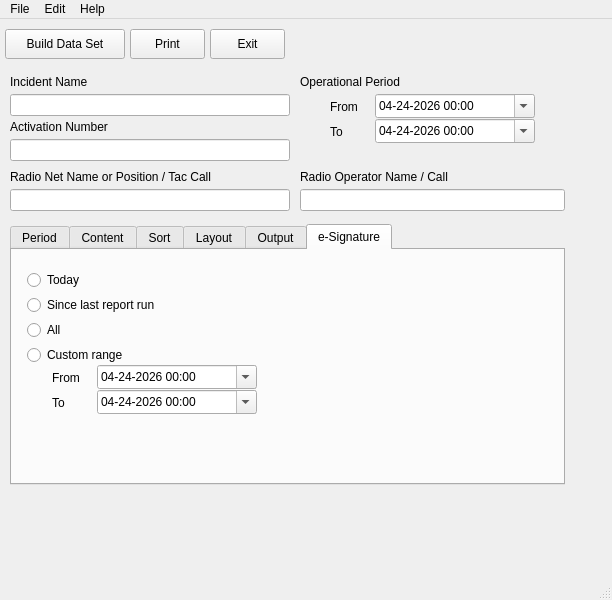
<?xml version="1.0" encoding="UTF-8"?>
<ui version="4.0">
 <class>Ics309Builder</class>
 <widget class="QMainWindow" name="Ics309Builder">
  <property name="geometry">
   <rect>
    <x>0</x>
    <y>0</y>
    <width>612</width>
    <height>600</height>
   </rect>
  </property>
  <property name="windowTitle">
   <string>MainWindow</string>
  </property>
  <widget class="QWidget" name="centralwidget">
   <widget class="QPushButton" name="c_build_data_set">
    <property name="geometry">
     <rect>
      <x>5</x>
      <y>10</y>
      <width>120</width>
      <height>30</height>
     </rect>
    </property>
    <property name="text">
     <string>Build Data Set</string>
    </property>
   </widget>
   <widget class="QPushButton" name="c_print">
    <property name="geometry">
     <rect>
      <x>130</x>
      <y>10</y>
      <width>75</width>
      <height>30</height>
     </rect>
    </property>
    <property name="text">
     <string>Print</string>
    </property>
   </widget>
   <widget class="QPushButton" name="c_exit">
    <property name="geometry">
     <rect>
      <x>210</x>
      <y>10</y>
      <width>75</width>
      <height>30</height>
     </rect>
    </property>
    <property name="text">
     <string>Exit</string>
    </property>
   </widget>
   <widget class="QLabel" name="label">
    <property name="geometry">
     <rect>
      <x>300</x>
      <y>55</y>
      <width>150</width>
      <height>16</height>
     </rect>
    </property>
    <property name="text">
     <string>Operational Period</string>
    </property>
   </widget>
   <widget class="QLabel" name="label_2">
    <property name="geometry">
     <rect>
      <x>10</x>
      <y>150</y>
      <width>295</width>
      <height>16</height>
     </rect>
    </property>
    <property name="text">
     <string>Radio Net Name or Position / Tac Call</string>
    </property>
   </widget>
   <widget class="QLabel" name="label_3">
    <property name="geometry">
     <rect>
      <x>10</x>
      <y>100</y>
      <width>280</width>
      <height>16</height>
     </rect>
    </property>
    <property name="text">
     <string>Activation Number</string>
    </property>
   </widget>
   <widget class="QLabel" name="label_5">
    <property name="geometry">
     <rect>
      <x>10</x>
      <y>55</y>
      <width>280</width>
      <height>16</height>
     </rect>
    </property>
    <property name="text">
     <string>Incident Name</string>
    </property>
   </widget>
   <widget class="QLabel" name="label_6">
    <property name="geometry">
     <rect>
      <x>300</x>
      <y>150</y>
      <width>265</width>
      <height>16</height>
     </rect>
    </property>
    <property name="text">
     <string>Radio Operator Name / Call</string>
    </property>
   </widget>
   <widget class="QLineEdit" name="c_tactical_info">
    <property name="geometry">
     <rect>
      <x>10</x>
      <y>170</y>
      <width>280</width>
      <height>22</height>
     </rect>
    </property>
   </widget>
   <widget class="QLineEdit" name="c_activation_number">
    <property name="geometry">
     <rect>
      <x>10</x>
      <y>120</y>
      <width>280</width>
      <height>22</height>
     </rect>
    </property>
   </widget>
   <widget class="QLineEdit" name="c_incident_name">
    <property name="geometry">
     <rect>
      <x>10</x>
      <y>75</y>
      <width>280</width>
      <height>22</height>
     </rect>
    </property>
   </widget>
   <widget class="QLineEdit" name="c_user_info">
    <property name="geometry">
     <rect>
      <x>300</x>
      <y>170</y>
      <width>265</width>
      <height>22</height>
     </rect>
    </property>
   </widget>
   <widget class="QTabWidget" name="tabWidget">
    <property name="geometry">
     <rect>
      <x>10</x>
      <y>205</y>
      <width>555</width>
      <height>261</height>
     </rect>
    </property>
    <property name="currentIndex">
     <number>5</number>
    </property>
    <widget class="QWidget" name="tab">
     <attribute name="title">
      <string>Period</string>
     </attribute>
    </widget>
    <widget class="QWidget" name="tab_2">
     <attribute name="title">
      <string>Content</string>
     </attribute>
    </widget>
    <widget class="QWidget" name="tab_3">
     <attribute name="title">
      <string>Sort</string>
     </attribute>
    </widget>
    <widget class="QWidget" name="tab_4">
     <attribute name="title">
      <string>Layout</string>
     </attribute>
    </widget>
    <widget class="QWidget" name="tab_5">
     <attribute name="title">
      <string>Output</string>
     </attribute>
    </widget>
    <widget class="QWidget" name="tab_6">
     <attribute name="title">
      <string>e-Signature</string>
     </attribute>
     <widget class="QRadioButton" name="c_page1_today">
      <property name="geometry">
       <rect>
        <x>15</x>
        <y>20</y>
        <width>170</width>
        <height>20</height>
       </rect>
      </property>
      <property name="text">
       <string>Today</string>
      </property>
     </widget>
     <widget class="QRadioButton" name="c_page1_since_last">
      <property name="geometry">
       <rect>
        <x>15</x>
        <y>45</y>
        <width>170</width>
        <height>20</height>
       </rect>
      </property>
      <property name="text">
       <string>Since last report run</string>
      </property>
     </widget>
     <widget class="QRadioButton" name="c_page1_all">
      <property name="geometry">
       <rect>
        <x>15</x>
        <y>70</y>
        <width>170</width>
        <height>20</height>
       </rect>
      </property>
      <property name="text">
       <string>All </string>
      </property>
     </widget>
     <widget class="QRadioButton" name="c_page1_custom_range">
      <property name="geometry">
       <rect>
        <x>15</x>
        <y>95</y>
        <width>170</width>
        <height>20</height>
       </rect>
      </property>
      <property name="text">
       <string>Custom range</string>
      </property>
     </widget>
     <widget class="QLabel" name="label_12">
      <property name="geometry">
       <rect>
        <x>40</x>
        <y>145</y>
        <width>49</width>
        <height>16</height>
       </rect>
      </property>
      <property name="text">
       <string>To</string>
      </property>
     </widget>
     <widget class="QLabel" name="label_7">
      <property name="geometry">
       <rect>
        <x>40</x>
        <y>120</y>
        <width>49</width>
        <height>16</height>
       </rect>
      </property>
      <property name="text">
       <string>From</string>
      </property>
     </widget>
     <widget class="QDateTimeEdit" name="c_page1_custom_range_to">
      <property name="geometry">
       <rect>
        <x>85</x>
        <y>140</y>
        <width>160</width>
        <height>24</height>
       </rect>
      </property>
      <property name="dateTime">
       <datetime>
        <hour>0</hour>
        <minute>0</minute>
        <second>0</second>
        <year>2026</year>
        <month>4</month>
        <day>24</day>
       </datetime>
      </property>
      <property name="date">
       <date>
        <year>2026</year>
        <month>4</month>
        <day>24</day>
       </date>
      </property>
      <property name="minimumDateTime">
       <datetime>
        <hour>0</hour>
        <minute>0</minute>
        <second>0</second>
        <year>2020</year>
        <month>1</month>
        <day>1</day>
       </datetime>
      </property>
      <property name="displayFormat">
       <string>MM-dd-yyyy HH:mm</string>
      </property>
      <property name="calendarPopup">
       <bool>true</bool>
      </property>
     </widget>
     <widget class="QDateTimeEdit" name="c_page1_custom_range_from">
      <property name="geometry">
       <rect>
        <x>85</x>
        <y>115</y>
        <width>160</width>
        <height>24</height>
       </rect>
      </property>
      <property name="dateTime">
       <datetime>
        <hour>0</hour>
        <minute>0</minute>
        <second>0</second>
        <year>2026</year>
        <month>4</month>
        <day>24</day>
       </datetime>
      </property>
      <property name="date">
       <date>
        <year>2026</year>
        <month>4</month>
        <day>24</day>
       </date>
      </property>
      <property name="minimumDateTime">
       <datetime>
        <hour>0</hour>
        <minute>0</minute>
        <second>0</second>
        <year>2020</year>
        <month>1</month>
        <day>1</day>
       </datetime>
      </property>
      <property name="displayFormat">
       <string>MM-dd-yyyy HH:mm</string>
      </property>
      <property name="calendarPopup">
       <bool>true</bool>
      </property>
     </widget>
    </widget>
   </widget>
   <widget class="QLabel" name="label_4">
    <property name="geometry">
     <rect>
      <x>330</x>
      <y>80</y>
      <width>49</width>
      <height>16</height>
     </rect>
    </property>
    <property name="text">
     <string>From</string>
    </property>
   </widget>
   <widget class="QLabel" name="label_11">
    <property name="geometry">
     <rect>
      <x>330</x>
      <y>105</y>
      <width>49</width>
      <height>16</height>
     </rect>
    </property>
    <property name="text">
     <string>To</string>
    </property>
   </widget>
   <widget class="QDateTimeEdit" name="c_operational_period_from">
    <property name="geometry">
     <rect>
      <x>375</x>
      <y>75</y>
      <width>160</width>
      <height>24</height>
     </rect>
    </property>
    <property name="dateTime">
     <datetime>
      <hour>0</hour>
      <minute>0</minute>
      <second>0</second>
      <year>2026</year>
      <month>4</month>
      <day>24</day>
     </datetime>
    </property>
    <property name="date">
     <date>
      <year>2026</year>
      <month>4</month>
      <day>24</day>
     </date>
    </property>
    <property name="minimumDateTime">
     <datetime>
      <hour>0</hour>
      <minute>0</minute>
      <second>0</second>
      <year>2020</year>
      <month>1</month>
      <day>1</day>
     </datetime>
    </property>
    <property name="displayFormat">
     <string>MM-dd-yyyy HH:mm</string>
    </property>
    <property name="calendarPopup">
     <bool>true</bool>
    </property>
   </widget>
   <widget class="QDateTimeEdit" name="c_operational_period_to">
    <property name="geometry">
     <rect>
      <x>375</x>
      <y>100</y>
      <width>160</width>
      <height>24</height>
     </rect>
    </property>
    <property name="dateTime">
     <datetime>
      <hour>0</hour>
      <minute>0</minute>
      <second>0</second>
      <year>2026</year>
      <month>4</month>
      <day>24</day>
     </datetime>
    </property>
    <property name="date">
     <date>
      <year>2026</year>
      <month>4</month>
      <day>24</day>
     </date>
    </property>
    <property name="minimumDateTime">
     <datetime>
      <hour>0</hour>
      <minute>0</minute>
      <second>0</second>
      <year>2020</year>
      <month>1</month>
      <day>1</day>
     </datetime>
    </property>
    <property name="displayFormat">
     <string>MM-dd-yyyy HH:mm</string>
    </property>
    <property name="calendarPopup">
     <bool>true</bool>
    </property>
   </widget>
  </widget>
  <widget class="QMenuBar" name="menubar">
   <property name="geometry">
    <rect>
     <x>0</x>
     <y>0</y>
     <width>612</width>
     <height>33</height>
    </rect>
   </property>
   <widget class="QMenu" name="menuFile">
    <property name="title">
     <string>File</string>
    </property>
    <addaction name="actionSave_As_txt"/>
    <addaction name="actionSave_As_csv"/>
    <addaction name="actionReload"/>
    <addaction name="separator"/>
    <addaction name="actionPrint"/>
    <addaction name="actionPrint_Setup"/>
    <addaction name="separator"/>
    <addaction name="actionExit"/>
   </widget>
   <widget class="QMenu" name="menuEdit">
    <property name="title">
     <string>Edit</string>
    </property>
    <addaction name="actionCut"/>
    <addaction name="actionCopy"/>
    <addaction name="actionast"/>
    <addaction name="separator"/>
    <addaction name="actionSelect_All"/>
   </widget>
   <widget class="QMenu" name="menuHelp">
    <property name="title">
     <string>Help</string>
    </property>
    <addaction name="actionAbout"/>
   </widget>
   <addaction name="menuFile"/>
   <addaction name="menuEdit"/>
   <addaction name="menuHelp"/>
  </widget>
  <widget class="QStatusBar" name="statusbar"/>
  <action name="actionSave_As_txt">
   <property name="text">
    <string>Save As .txt...</string>
   </property>
  </action>
  <action name="actionSave_As_csv">
   <property name="text">
    <string>Save As .csv</string>
   </property>
  </action>
  <action name="actionReload">
   <property name="text">
    <string>Reload</string>
   </property>
  </action>
  <action name="actionPrint">
   <property name="text">
    <string>Print...</string>
   </property>
  </action>
  <action name="actionPrint_Setup">
   <property name="text">
    <string>Print Setup...</string>
   </property>
  </action>
  <action name="actionExit">
   <property name="text">
    <string>Exit</string>
   </property>
  </action>
  <action name="actionCut">
   <property name="text">
    <string>Cut</string>
   </property>
  </action>
  <action name="actionCopy">
   <property name="text">
    <string>Copy</string>
   </property>
  </action>
  <action name="actionast">
   <property name="text">
    <string>Paste</string>
   </property>
  </action>
  <action name="actionSelect_All">
   <property name="text">
    <string>Select All</string>
   </property>
  </action>
  <action name="actionAbout">
   <property name="text">
    <string>About</string>
   </property>
  </action>
 </widget>
 <tabstops>
  <tabstop>c_build_data_set</tabstop>
  <tabstop>c_print</tabstop>
  <tabstop>c_exit</tabstop>
  <tabstop>c_incident_name</tabstop>
  <tabstop>c_activation_number</tabstop>
  <tabstop>c_operational_period_from</tabstop>
  <tabstop>c_operational_period_to</tabstop>
  <tabstop>c_tactical_info</tabstop>
  <tabstop>c_user_info</tabstop>
  <tabstop>tabWidget</tabstop>
  <tabstop>c_page1_today</tabstop>
  <tabstop>c_page1_since_last</tabstop>
  <tabstop>c_page1_all</tabstop>
  <tabstop>c_page1_custom_range</tabstop>
  <tabstop>c_page1_custom_range_from</tabstop>
  <tabstop>c_page1_custom_range_to</tabstop>
 </tabstops>
 <resources/>
 <connections/>
</ui>
